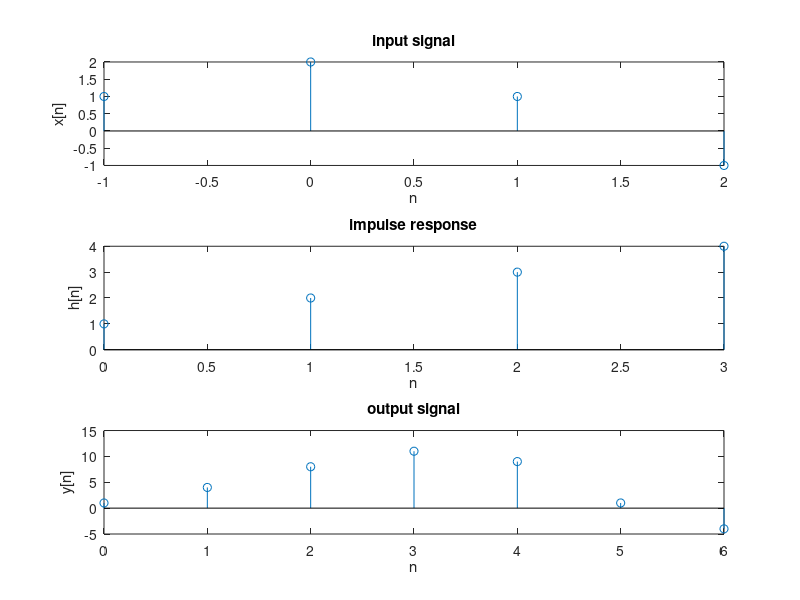

This figure's MATLAB source:
clc
clear all
close all
x=[1 2 1 -1];
h=[1 2 3 4];
nx=(-1:1:2);
nh=(0:1:3);
y=conv(x,h);
ny=(0:length(y)-1);

subplot(3,1,1);
stem(nx,x);
xlabel('n');
ylabel('x[n]');
title('input signal');

subplot(3,1,2);
stem(nh,h);
xlabel('n');
ylabel('h[n]');
title('impulse response');

subplot(3,1,3);
stem(ny,y);
xlabel('n');
ylabel('y[n]');
title('output signal');
